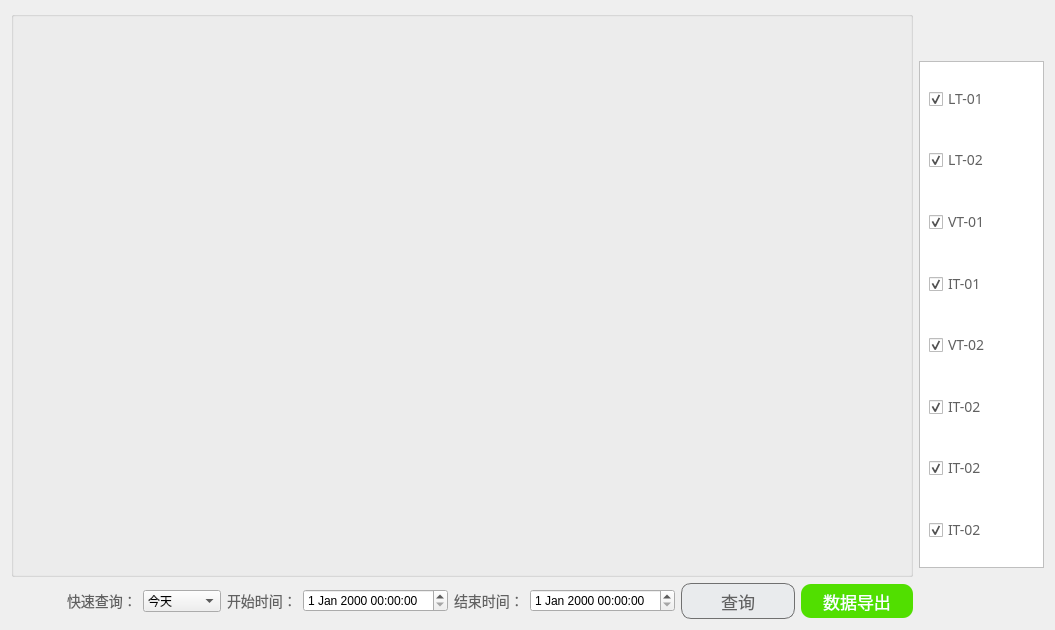
<?xml version="1.0" encoding="UTF-8"?>
<ui version="4.0">
 <class>customer_HistoryCurve</class>
 <widget class="QWidget" name="customer_HistoryCurve">
  <property name="geometry">
   <rect>
    <x>0</x>
    <y>0</y>
    <width>1055</width>
    <height>630</height>
   </rect>
  </property>
  <property name="windowTitle">
   <string>Form</string>
  </property>
  <layout class="QGridLayout" name="gridLayout">
   <item row="1" column="0">
    <widget class="QGroupBox" name="plots_groupbox_customer">
     <property name="title">
      <string/>
     </property>
     <layout class="QGridLayout" name="gridLayout_5">
      <property name="leftMargin">
       <number>0</number>
      </property>
      <property name="topMargin">
       <number>0</number>
      </property>
      <property name="rightMargin">
       <number>0</number>
      </property>
      <property name="bottomMargin">
       <number>0</number>
      </property>
      <property name="spacing">
       <number>0</number>
      </property>
     </layout>
    </widget>
   </item>
   <item row="2" column="0">
    <layout class="QHBoxLayout" name="horizontalLayout_27">
     <item>
      <spacer name="horizontalSpacer_2">
       <property name="orientation">
        <enum>Qt::Horizontal</enum>
       </property>
       <property name="sizeHint" stdset="0">
        <size>
         <width>40</width>
         <height>20</height>
        </size>
       </property>
      </spacer>
     </item>
     <item>
      <widget class="QLabel" name="label_6">
       <property name="styleSheet">
        <string notr="true">QLabel {
font-size:14px;
font-family:PingFang SC;
font-weight:300;
line-height:44px;
color:rgba(97,97,97,1);
}</string>
       </property>
       <property name="text">
        <string>快速查询：</string>
       </property>
      </widget>
     </item>
     <item>
      <widget class="QComboBox" name="quickSearch_customer">
       <item>
        <property name="text">
         <string>今天</string>
        </property>
       </item>
       <item>
        <property name="text">
         <string>昨天</string>
        </property>
       </item>
       <item>
        <property name="text">
         <string>最近七天</string>
        </property>
       </item>
       <item>
        <property name="text">
         <string>本月</string>
        </property>
       </item>
       <item>
        <property name="text">
         <string>上个月</string>
        </property>
       </item>
       <item>
        <property name="text">
         <string>自定义</string>
        </property>
       </item>
      </widget>
     </item>
     <item>
      <widget class="QLabel" name="label_19">
       <property name="styleSheet">
        <string notr="true">QLabel {
font-size:14px;
font-family:PingFang SC;
font-weight:300;
line-height:44px;
color:rgba(97,97,97,1);
}</string>
       </property>
       <property name="text">
        <string>开始时间：</string>
       </property>
      </widget>
     </item>
     <item>
      <widget class="QDateTimeEdit" name="startDateTimeEdit_customer"/>
     </item>
     <item>
      <widget class="QLabel" name="label_20">
       <property name="styleSheet">
        <string notr="true">QLabel {
font-size:14px;
font-family:PingFang SC;
font-weight:300;
line-height:44px;
color:rgba(97,97,97,1);
}</string>
       </property>
       <property name="text">
        <string>结束时间：</string>
       </property>
      </widget>
     </item>
     <item>
      <widget class="QDateTimeEdit" name="endDateTimeEdit_customer"/>
     </item>
     <item>
      <widget class="QPushButton" name="searchData_customer">
       <property name="styleSheet">
        <string notr="true">QPushButton {
	width:112px;
	height:34px;
	background:rgba(233,235,237,1);
	border:1px solid rgba(112,112,112,1);
	border-radius:10px;
	font-size:17px;
	font-family:PingFang SC;
	font-weight:300;
	line-height:24px;
	color:rgba(97,97,97,1);
}</string>
       </property>
       <property name="text">
        <string>查询</string>
       </property>
      </widget>
     </item>
     <item>
      <widget class="QPushButton" name="exportData_customer">
       <property name="styleSheet">
        <string notr="true">QPushButton {
width:112px;
height:34px;
background:rgba(81,223,0,1);
border:1px solid rgba(112,112,112,1);
border:0px;
border-radius:10px;
font-size:17px;
font-family:PingFang SC;
font-weight:300;
line-height:24px;
color:rgba(255,255,255,1);
}</string>
       </property>
       <property name="text">
        <string>数据导出</string>
       </property>
      </widget>
     </item>
    </layout>
   </item>
   <item row="1" column="1" rowspan="2">
    <widget class="QGroupBox" name="groupBox_2">
     <property name="maximumSize">
      <size>
       <width>187</width>
       <height>507</height>
      </size>
     </property>
     <property name="styleSheet">
      <string notr="true">QGroupBox {
background:rgba(255,255,255,1);
border:1px solid rgba(191,191,191,1);
}</string>
     </property>
     <property name="title">
      <string/>
     </property>
     <layout class="QGridLayout" name="gridLayout_2">
      <item row="0" column="0">
       <layout class="QHBoxLayout" name="horizontalLayout_11">
        <property name="spacing">
         <number>10</number>
        </property>
        <property name="leftMargin">
         <number>0</number>
        </property>
        <property name="rightMargin">
         <number>0</number>
        </property>
        <item>
         <widget class="QCheckBox" name="checkBox_customer_chart_1">
          <property name="minimumSize">
           <size>
            <width>65</width>
            <height>0</height>
           </size>
          </property>
          <property name="maximumSize">
           <size>
            <width>16777215</width>
            <height>16777215</height>
           </size>
          </property>
          <property name="styleSheet">
           <string notr="true">QCheckBox {
font-size:14px;
font-family:PingFang SC;
font-weight:300;
line-height:44px;
color:rgba(97,97,97,1);
}</string>
          </property>
          <property name="text">
           <string>LT-01</string>
          </property>
          <property name="checked">
           <bool>true</bool>
          </property>
         </widget>
        </item>
        <item>
         <widget class="QLabel" name="picLabel_17">
          <property name="minimumSize">
           <size>
            <width>30</width>
            <height>0</height>
           </size>
          </property>
          <property name="maximumSize">
           <size>
            <width>30</width>
            <height>16777215</height>
           </size>
          </property>
          <property name="styleSheet">
           <string notr="true">QLabel {
image: url(:/curve_blue.png);
}</string>
          </property>
          <property name="text">
           <string/>
          </property>
         </widget>
        </item>
       </layout>
      </item>
      <item row="1" column="0">
       <layout class="QHBoxLayout" name="horizontalLayout_20">
        <property name="spacing">
         <number>10</number>
        </property>
        <property name="leftMargin">
         <number>0</number>
        </property>
        <property name="rightMargin">
         <number>0</number>
        </property>
        <item>
         <widget class="QCheckBox" name="checkBox_customer_chart_2">
          <property name="minimumSize">
           <size>
            <width>65</width>
            <height>0</height>
           </size>
          </property>
          <property name="maximumSize">
           <size>
            <width>16777215</width>
            <height>16777215</height>
           </size>
          </property>
          <property name="styleSheet">
           <string notr="true">QCheckBox {
font-size:14px;
font-family:PingFang SC;
font-weight:300;
line-height:44px;
color:rgba(97,97,97,1);
}</string>
          </property>
          <property name="text">
           <string>LT-02</string>
          </property>
          <property name="checked">
           <bool>true</bool>
          </property>
         </widget>
        </item>
        <item>
         <widget class="QLabel" name="picLabel_18">
          <property name="minimumSize">
           <size>
            <width>30</width>
            <height>0</height>
           </size>
          </property>
          <property name="maximumSize">
           <size>
            <width>30</width>
            <height>16777215</height>
           </size>
          </property>
          <property name="styleSheet">
           <string notr="true">QLabel {
image: url(:/curve_green.png);
}</string>
          </property>
          <property name="text">
           <string/>
          </property>
         </widget>
        </item>
       </layout>
      </item>
      <item row="2" column="0">
       <layout class="QHBoxLayout" name="horizontalLayout_21">
        <property name="spacing">
         <number>10</number>
        </property>
        <property name="leftMargin">
         <number>0</number>
        </property>
        <property name="rightMargin">
         <number>0</number>
        </property>
        <item>
         <widget class="QCheckBox" name="checkBox_customer_chart_3">
          <property name="minimumSize">
           <size>
            <width>65</width>
            <height>0</height>
           </size>
          </property>
          <property name="maximumSize">
           <size>
            <width>16777215</width>
            <height>16777215</height>
           </size>
          </property>
          <property name="styleSheet">
           <string notr="true">QCheckBox {
font-size:14px;
font-family:PingFang SC;
font-weight:300;
line-height:44px;
color:rgba(97,97,97,1);
}</string>
          </property>
          <property name="text">
           <string>VT-01</string>
          </property>
          <property name="checked">
           <bool>true</bool>
          </property>
         </widget>
        </item>
        <item>
         <widget class="QLabel" name="picLabel_19">
          <property name="minimumSize">
           <size>
            <width>30</width>
            <height>0</height>
           </size>
          </property>
          <property name="maximumSize">
           <size>
            <width>30</width>
            <height>16777215</height>
           </size>
          </property>
          <property name="styleSheet">
           <string notr="true">QLabel {
image: url(:/curve_pink.png);
}</string>
          </property>
          <property name="text">
           <string/>
          </property>
         </widget>
        </item>
       </layout>
      </item>
      <item row="3" column="0">
       <layout class="QHBoxLayout" name="horizontalLayout_22">
        <property name="spacing">
         <number>10</number>
        </property>
        <property name="leftMargin">
         <number>0</number>
        </property>
        <property name="rightMargin">
         <number>0</number>
        </property>
        <item>
         <widget class="QCheckBox" name="checkBox_customer_chart_4">
          <property name="minimumSize">
           <size>
            <width>65</width>
            <height>0</height>
           </size>
          </property>
          <property name="maximumSize">
           <size>
            <width>16777215</width>
            <height>16777215</height>
           </size>
          </property>
          <property name="styleSheet">
           <string notr="true">QCheckBox {
font-size:14px;
font-family:PingFang SC;
font-weight:300;
line-height:44px;
color:rgba(97,97,97,1);
}</string>
          </property>
          <property name="text">
           <string>IT-01</string>
          </property>
          <property name="checked">
           <bool>true</bool>
          </property>
         </widget>
        </item>
        <item>
         <widget class="QLabel" name="picLabel_20">
          <property name="minimumSize">
           <size>
            <width>30</width>
            <height>0</height>
           </size>
          </property>
          <property name="maximumSize">
           <size>
            <width>30</width>
            <height>16777215</height>
           </size>
          </property>
          <property name="styleSheet">
           <string notr="true">QLabel {
image: url(:/curve_red.png);
}</string>
          </property>
          <property name="text">
           <string/>
          </property>
         </widget>
        </item>
       </layout>
      </item>
      <item row="4" column="0">
       <layout class="QHBoxLayout" name="horizontalLayout_23">
        <property name="spacing">
         <number>10</number>
        </property>
        <property name="leftMargin">
         <number>0</number>
        </property>
        <property name="rightMargin">
         <number>0</number>
        </property>
        <item>
         <widget class="QCheckBox" name="checkBox_customer_chart_5">
          <property name="minimumSize">
           <size>
            <width>65</width>
            <height>0</height>
           </size>
          </property>
          <property name="maximumSize">
           <size>
            <width>16777215</width>
            <height>16777215</height>
           </size>
          </property>
          <property name="styleSheet">
           <string notr="true">QCheckBox {
font-size:14px;
font-family:PingFang SC;
font-weight:300;
line-height:44px;
color:rgba(97,97,97,1);
}</string>
          </property>
          <property name="text">
           <string>VT-02</string>
          </property>
          <property name="checked">
           <bool>true</bool>
          </property>
         </widget>
        </item>
        <item>
         <widget class="QLabel" name="picLabel_21">
          <property name="minimumSize">
           <size>
            <width>30</width>
            <height>0</height>
           </size>
          </property>
          <property name="maximumSize">
           <size>
            <width>30</width>
            <height>16777215</height>
           </size>
          </property>
          <property name="styleSheet">
           <string notr="true">QLabel {
image: url(:/curve_yellow.png);
}</string>
          </property>
          <property name="text">
           <string/>
          </property>
         </widget>
        </item>
       </layout>
      </item>
      <item row="5" column="0">
       <layout class="QHBoxLayout" name="horizontalLayout_24">
        <property name="spacing">
         <number>10</number>
        </property>
        <property name="leftMargin">
         <number>0</number>
        </property>
        <property name="rightMargin">
         <number>0</number>
        </property>
        <item>
         <widget class="QCheckBox" name="checkBox_customer_chart_6">
          <property name="minimumSize">
           <size>
            <width>65</width>
            <height>0</height>
           </size>
          </property>
          <property name="maximumSize">
           <size>
            <width>16777215</width>
            <height>16777215</height>
           </size>
          </property>
          <property name="styleSheet">
           <string notr="true">QCheckBox {
font-size:14px;
font-family:PingFang SC;
font-weight:300;
line-height:44px;
color:rgba(97,97,97,1);
}</string>
          </property>
          <property name="text">
           <string>IT-02</string>
          </property>
          <property name="checked">
           <bool>true</bool>
          </property>
         </widget>
        </item>
        <item>
         <widget class="QLabel" name="picLabel_22">
          <property name="minimumSize">
           <size>
            <width>30</width>
            <height>0</height>
           </size>
          </property>
          <property name="maximumSize">
           <size>
            <width>30</width>
            <height>16777215</height>
           </size>
          </property>
          <property name="styleSheet">
           <string notr="true">QLabel {
image: url(:/curve_indigo.png);
}</string>
          </property>
          <property name="text">
           <string/>
          </property>
         </widget>
        </item>
       </layout>
      </item>
      <item row="6" column="0">
       <layout class="QHBoxLayout" name="horizontalLayout_25">
        <property name="spacing">
         <number>10</number>
        </property>
        <property name="leftMargin">
         <number>0</number>
        </property>
        <property name="rightMargin">
         <number>0</number>
        </property>
        <item>
         <widget class="QCheckBox" name="checkBox_customer_chart_7">
          <property name="minimumSize">
           <size>
            <width>65</width>
            <height>0</height>
           </size>
          </property>
          <property name="maximumSize">
           <size>
            <width>16777215</width>
            <height>16777215</height>
           </size>
          </property>
          <property name="styleSheet">
           <string notr="true">QCheckBox {
font-size:14px;
font-family:PingFang SC;
font-weight:300;
line-height:44px;
color:rgba(97,97,97,1);
}</string>
          </property>
          <property name="text">
           <string>IT-02</string>
          </property>
          <property name="checked">
           <bool>true</bool>
          </property>
         </widget>
        </item>
        <item>
         <widget class="QLabel" name="picLabel_23">
          <property name="minimumSize">
           <size>
            <width>30</width>
            <height>0</height>
           </size>
          </property>
          <property name="maximumSize">
           <size>
            <width>30</width>
            <height>16777215</height>
           </size>
          </property>
          <property name="styleSheet">
           <string notr="true">QLabel {
image: url(:/curve_indigo.png);
}</string>
          </property>
          <property name="text">
           <string/>
          </property>
         </widget>
        </item>
       </layout>
      </item>
      <item row="7" column="0">
       <layout class="QHBoxLayout" name="horizontalLayout_26">
        <property name="spacing">
         <number>10</number>
        </property>
        <property name="leftMargin">
         <number>0</number>
        </property>
        <property name="rightMargin">
         <number>0</number>
        </property>
        <item>
         <widget class="QCheckBox" name="checkBox_customer_chart_8">
          <property name="minimumSize">
           <size>
            <width>65</width>
            <height>0</height>
           </size>
          </property>
          <property name="maximumSize">
           <size>
            <width>16777215</width>
            <height>16777215</height>
           </size>
          </property>
          <property name="styleSheet">
           <string notr="true">QCheckBox {
font-size:14px;
font-family:PingFang SC;
font-weight:300;
line-height:44px;
color:rgba(97,97,97,1);
}</string>
          </property>
          <property name="text">
           <string>IT-02</string>
          </property>
          <property name="checked">
           <bool>true</bool>
          </property>
         </widget>
        </item>
        <item>
         <widget class="QLabel" name="picLabel_24">
          <property name="minimumSize">
           <size>
            <width>30</width>
            <height>0</height>
           </size>
          </property>
          <property name="maximumSize">
           <size>
            <width>30</width>
            <height>16777215</height>
           </size>
          </property>
          <property name="styleSheet">
           <string notr="true">QLabel {
image: url(:/curve_indigo.png);
}</string>
          </property>
          <property name="text">
           <string/>
          </property>
         </widget>
        </item>
       </layout>
      </item>
     </layout>
    </widget>
   </item>
  </layout>
 </widget>
 <resources/>
 <connections/>
</ui>
